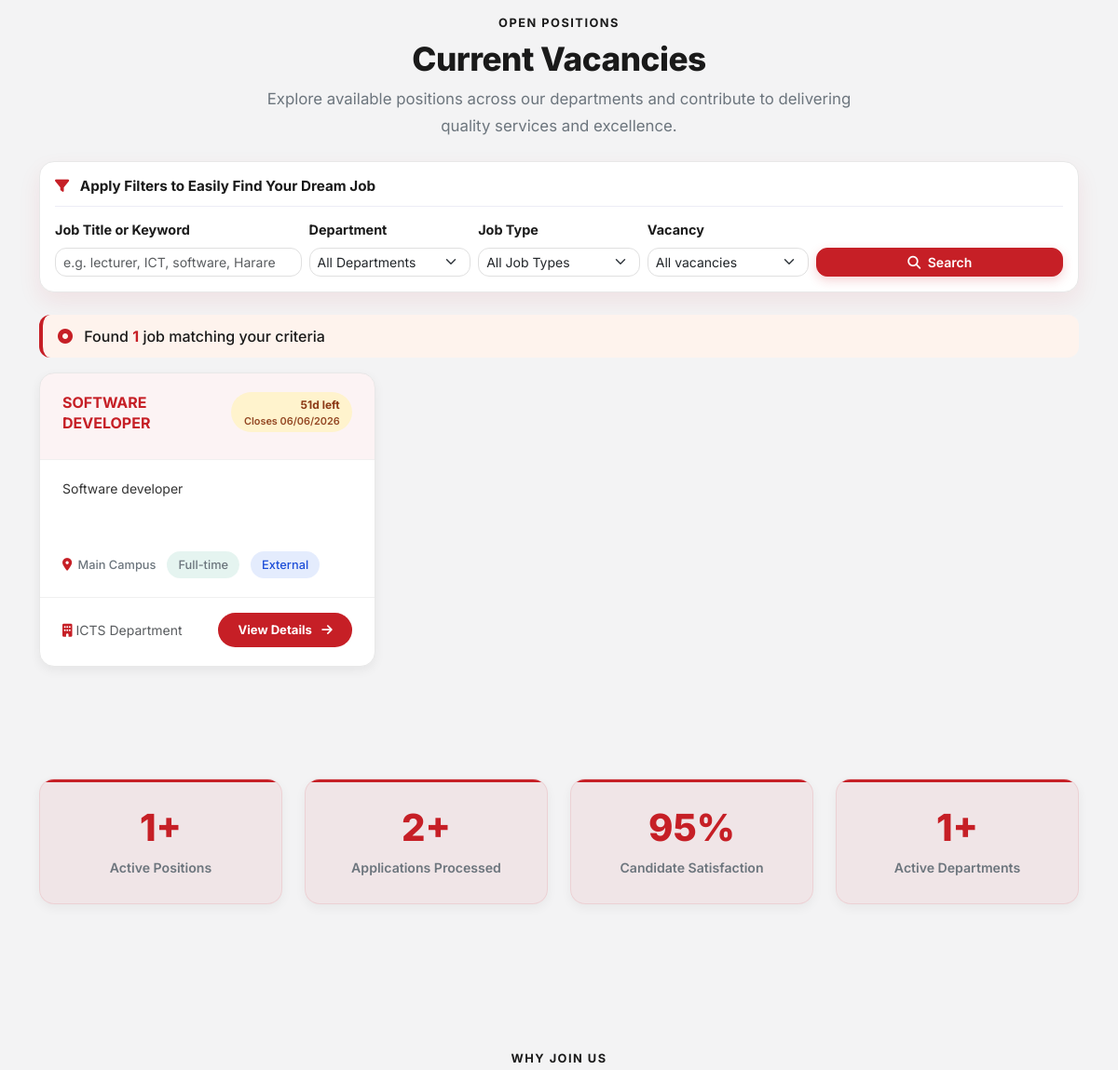
/ (signed in, middle part), run on an earlier commit of the app's database.
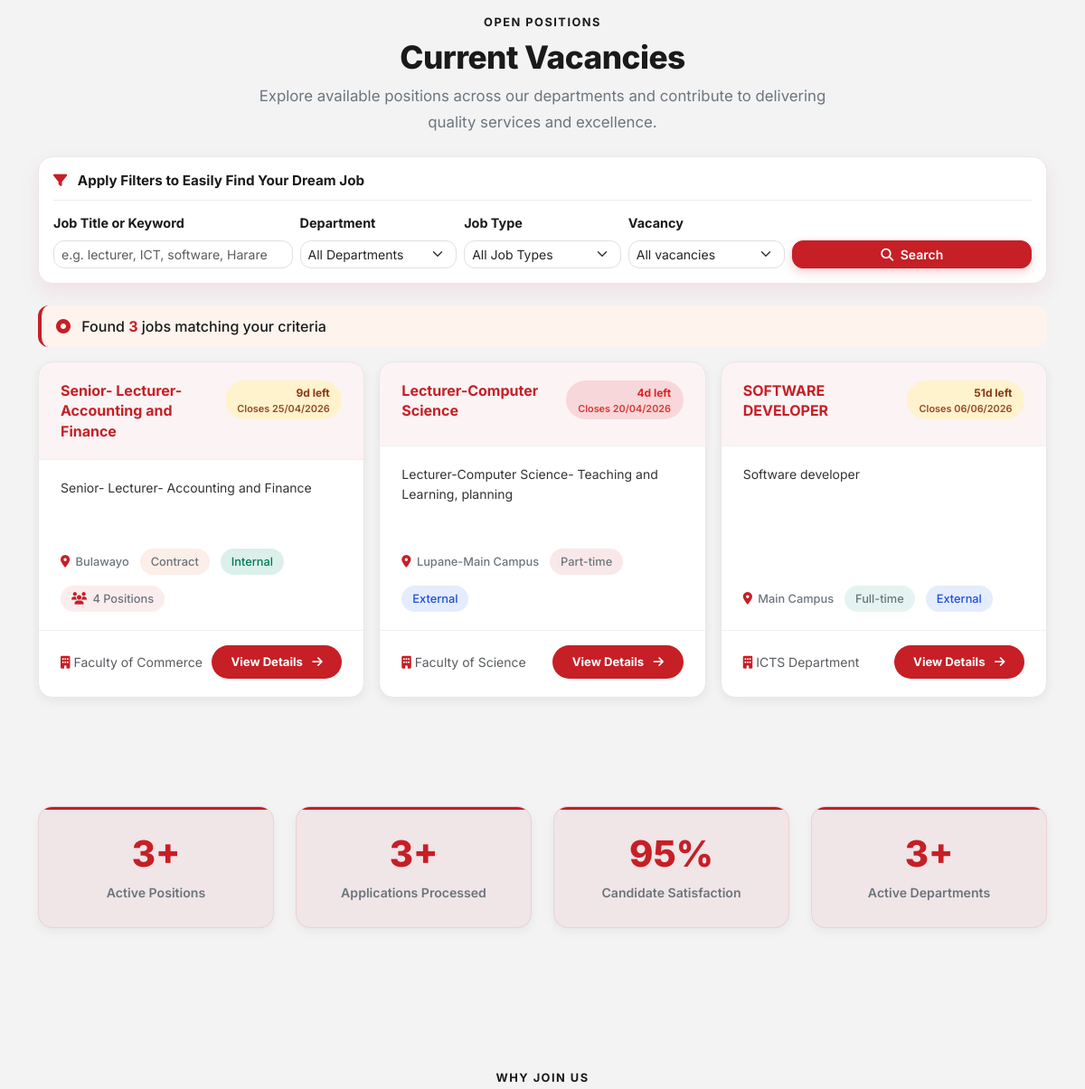
And on a later commit of the database.
### tables this page shows
CREATE TABLE `jobs` (
  `job_id` int(11) NOT NULL,
  `title` varchar(255) NOT NULL,
  `department` varchar(100) DEFAULT NULL,
  `description` text NOT NULL,
  `requirements` text DEFAULT NULL,
  `qualifications` text DEFAULT NULL,
  `location` varchar(255) DEFAULT NULL,
  `job_type` enum('Full-time','Part-time','Contract','Internship') DEFAULT 'Full-time',
  `vacancy_scope` enum('Internal','External') NOT NULL DEFAULT 'External',
  `salary_min` decimal(10,2) DEFAULT NULL,
  `salary_max` decimal(10,2) DEFAULT NULL,
  `posted_by` int(11) NOT NULL COMMENT 'HR user_id',
  `status` enum('Draft','Pending Approval','Active','Closed','Cancelled') DEFAULT 'Draft',
  `approved_by` int(11) DEFAULT NULL COMMENT 'Management user_id',
  `approved_at` datetime DEFAULT NULL,
  `application_deadline` date DEFAULT NULL,
  `max_applications` int(11) DEFAULT NULL,
  `current_applications` int(11) DEFAULT 0,
  `created_at` timestamp NOT NULL DEFAULT current_timestamp(),
  `updated_at` timestamp NOT NULL DEFAULT current_timestamp() ON UPDATE current_timestamp()
);

CREATE TABLE `users` (
  `user_id` int(11) NOT NULL,
  `email` varchar(255) NOT NULL,
  `password` varchar(255) NOT NULL,
  `role_id` int(11) NOT NULL DEFAULT 1,
  `first_name` varchar(100) NOT NULL,
  `last_name` varchar(100) NOT NULL,
  `phone` varchar(20) DEFAULT NULL,
  `is_active` tinyint(1) NOT NULL DEFAULT 1,
  `email_verified` tinyint(1) NOT NULL DEFAULT 0,
  `verification_token` varchar(255) DEFAULT NULL,
  `reset_token` varchar(255) DEFAULT NULL,
  `reset_token_expiry` datetime DEFAULT NULL,
  `last_login` datetime DEFAULT NULL,
  `created_at` timestamp NOT NULL DEFAULT current_timestamp(),
  `updated_at` timestamp NOT NULL DEFAULT current_timestamp() ON UPDATE current_timestamp()
);

### includes/functions.php (called while the page is built, shortened)
<?php
function formatDateDisplay($date) {
    try {
        return (new DateTime($date))->format('d/m/Y');
    } catch (Exception $e) {
        return '';
    }
}
function sqlJobApplicationOpen(string $alias = ''): string {
    $p = $alias !== '' ? $alias . '.' : '';
    return "({$p}application_deadline IS NULL OR {$p}application_deadline >= CURDATE())";
}
function vacancyScope(?string $scope): string {
    $s = trim((string)($scope ?? ''));
    return ($s === 'Internal' || $s === 'External') ? $s : 'External';
}
function vacancyScopeBadgeClass(?string $scope): string {
    return vacancyScope($scope) === 'Internal' ? 'badge-vacancy-internal' : 'badge-vacancy-external';
}

### includes/security.php (called while the page is built, shortened)
<?php
function escape($string) {
    return htmlspecialchars($string, ENT_QUOTES, 'UTF-8');
}

### includes/auth.php (called while the page is built, shortened)
<?php
function getCurrentUser() {
    $db = getDBConnection();
    $stmt = $db->prepare("
        SELECT u.*, r.role_name
        FROM users u
        JOIN roles r ON u.role_id = r.role_id
        WHERE u.user_id = ?
    ");
    $stmt->execute([$_SESSION['user_id']]);
    return $stmt->fetch();
}

### index.php (the view, shortened to what the changed rows need)
<?php
$db = getDBConnection();
$page = max(1, (int)($_GET['page'] ?? 1));
$limit = 10;
$offset = ($page - 1) * $limit;
$where = "status = 'Active' AND " . sqlJobApplicationOpen();
$params = [];
$countStmt = $db->prepare("SELECT COUNT(*) AS total FROM jobs WHERE {$where}");
$countStmt->execute($params);
$total = (int)($countStmt->fetch()['total'] ?? 0);
$sql = "SELECT job_id, title, department, location, job_type, vacancy_scope, created_at, application_deadline, description, max_applications
        FROM jobs WHERE {$where} ORDER BY created_at DESC LIMIT ? OFFSET ?";
$stmt = $db->prepare($sql);
$bindIndex = 1;
$stmt->bindValue($bindIndex++, (int)$limit, PDO::PARAM_INT);
$stmt->bindValue($bindIndex++, (int)$offset, PDO::PARAM_INT);
$stmt->execute();
$jobs = $stmt->fetchAll();
$openSql = "status = 'Active' AND " . sqlJobApplicationOpen();
$statsStmt = $db->query("SELECT COUNT(*) FROM jobs WHERE {$openSql}");
$totalActiveJobs = (int)$statsStmt->fetchColumn();
$appsStmt = $db->query("SELECT COUNT(*) FROM applications");
$totalApps = (int)$appsStmt->fetchColumn();
$deptCountStmt = $db->query("SELECT COUNT(DISTINCT department) FROM jobs WHERE {$openSql} AND department IS NOT NULL AND department != ''");
$totalDepts = (int)$deptCountStmt->fetchColumn();
require_once BASE_PATH . '/includes/header.php';
function daysLeft($deadline) {
    $now = new DateTime();
    $end = new DateTime($deadline);
    $diff = $now->diff($end);
    return (int)$diff->days;
}
function typeBadgeClass($type) {
    $map = [
        'Full-time' => 'badge-fulltime',
        'Part-time' => 'badge-parttime',
        'Contract' => 'badge-contract',
        'Internship' => 'badge-internship',
    ];
    return $map[$type] ?? 'badge-fulltime';
}
?>
<section id="open-positions" class="open-section py-5">
    <div class="container">
        <div class="text-center mb-4">
            <span class="section-label">Open Positions</span>
            <h2 class="section-title">Current Vacancies</h2>
            <p class="section-subtitle mx-auto">
            </p>
        </div>
        <div class="filter-inline-card mb-4">
            <div class="filter-inline-title">
            </div>
            <form method="get" action="<?php echo BASE_URL; ?>/index.php#open-positions" class="row g-2 align-items-end">
            </form>
        </div>
        <div class="results-strip mb-3">
            <i class="fa-solid fa-circle-dot me-2"></i> Found <strong><?php echo $total; ?></strong> job<?php echo $total !== 1 ? 's' : ''; ?> matching your criteria
        </div>
        <div class="row g-3">
            <?php foreach ($jobs as $job):
                $days = daysLeft($job['application_deadline']);
                $badgeClass = typeBadgeClass($job['job_type']);
                $vScope = vacancyScope($job['vacancy_scope'] ?? 'External');
            ?>
                <div class="col-12 col-md-6 col-lg-4">
                    <div class="job-card">
                        <div class="job-card-header">
                            <div class="job-title">
                                <a href="<?php echo BASE_URL; ?>/job.php?job_id=<?php echo (int)$job['job_id']; ?>">
                                    <?php echo escape($job['title']); ?>
                                </a>
                            </div>
                            <?php if ($days !== null && $days >= 0 && !empty($job['application_deadline'])): ?>
                                <span class="badge-deadline job-deadline-badge <?php echo $days <= 5 ? 'urgent' : ''; ?>">
                                    <span class="d-block"><?php echo $days; ?>d left</span>
                                    <span class="d-block deadline-date-line">Closes <?php echo escape(formatDateDisplay($job['application_deadline'])); ?></span>
                                </span>
                            <?php endif; ?>
                        </div>
                        <div class="job-card-body">
                            <p class="job-description"><?php echo escape($job['description']); ?></p>
                            <div class="job-meta">
                                <?php if (!empty($job['location'])): ?>
                                    <span class="meta-item"><i class="fa-solid fa-location-dot"></i><?php echo escape($job['location']); ?></span>
                                <?php endif; ?>
                                <span class="meta-item badge-type <?php echo $badgeClass; ?>"><?php echo escape($job['job_type']); ?></span>
                                <span class="meta-item badge-type <?php echo vacancyScopeBadgeClass($vScope); ?>"><?php echo escape($vScope); ?></span>
                                <?php if (!empty($job['max_applications']) && (int)$job['max_applications'] > 1): ?>
                                    <span class="meta-item badge-positions"><i class="fa-solid fa-users"></i><?php echo (int)$job['max_applications']; ?> Positions</span>
                                <?php endif; ?>
                            </div>
                        </div>
                        <div class="job-card-footer">
                            <div class="small text-muted">
                                <?php if (!empty($job['department'])): ?>
                                    <i class="fa-solid fa-building me-1"></i><?php echo escape($job['department']); ?>
                                <?php endif; ?>
                            </div>
                            <a class="btn-view-details" href="<?php echo BASE_URL; ?>/job.php?job_id=<?php echo (int)$job['job_id']; ?>">
                                View Details <i class="fa-solid fa-arrow-right ms-1"></i>
                            </a>
                        </div>
                    </div>
                </div>
            <?php endforeach; ?>
        </div>
    </div>
</section>
<section class="stats-section">
    <div class="container">
        <div class="row g-4">
            <div class="col-6 col-md-3">
                <div class="stat-card">
                    <div class="stat-number"><?php echo $totalActiveJobs; ?>+</div>
                    <div class="stat-label">Active Positions</div>
                </div>
            </div>
            <div class="col-6 col-md-3">
                <div class="stat-card">
                    <div class="stat-number"><?php echo $totalApps > 0 ? number_format($totalApps) : '0'; ?>+</div>
                    <div class="stat-label">Applications Processed</div>
                </div>
            </div>
            <div class="col-6 col-md-3">
                <div class="stat-card">
                    <div class="stat-number"><?php echo $totalDepts; ?>+</div>
                    <div class="stat-label">Active Departments</div>
                </div>
            </div>
        </div>
    </div>
</section>
<?php require_once BASE_PATH . '/includes/footer.php'; ?>

What changed in the data, as far as the page shows it:
added jobs: title "Senior- Lecturer- Accounting and Finance", application_deadline "9", application_deadline "25/04/2026", description "Senior- Lecturer- Accounting and Finance", location "Bulawayo", job_type "Contract", vacancy_scope "Internal", max_applications "4", department "Faculty of Commerce"
added jobs: title "Lecturer-Computer Science", application_deadline.user_id "4", application_deadline "20/04/2026", description "Lecturer-Computer Science- Teaching and Learning, planning", location "Lupane-Main Campus", job_type "Part-time", vacancy_scope "External", department "Faculty of Science"
Also different on the page:
$total: "1" → "3"
$totalActiveJobs: "1" → "3"
$totalApps: "2" → "3"
$totalDepts: "1" → "3"
text now shown: "s"
